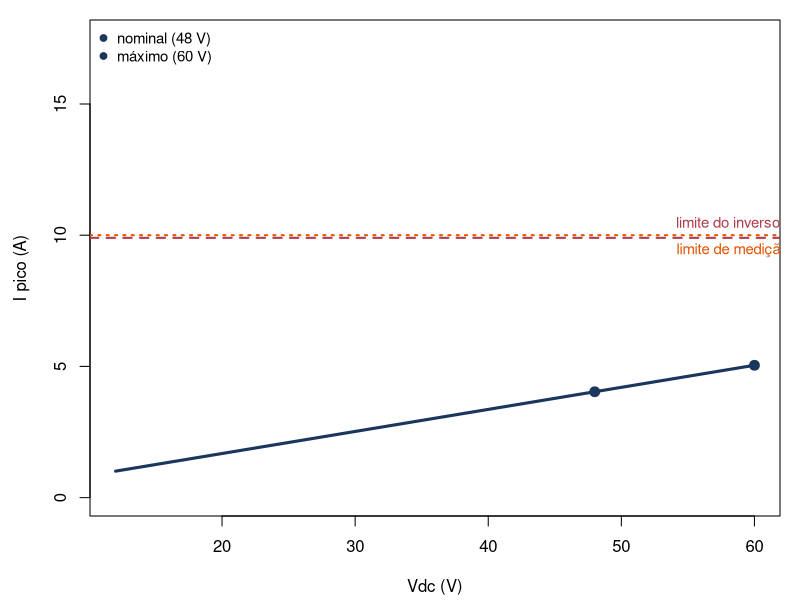
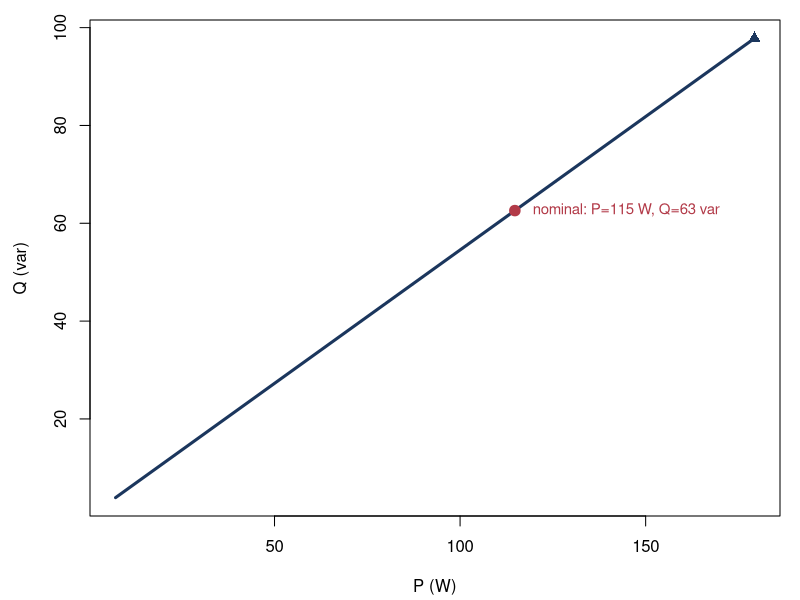
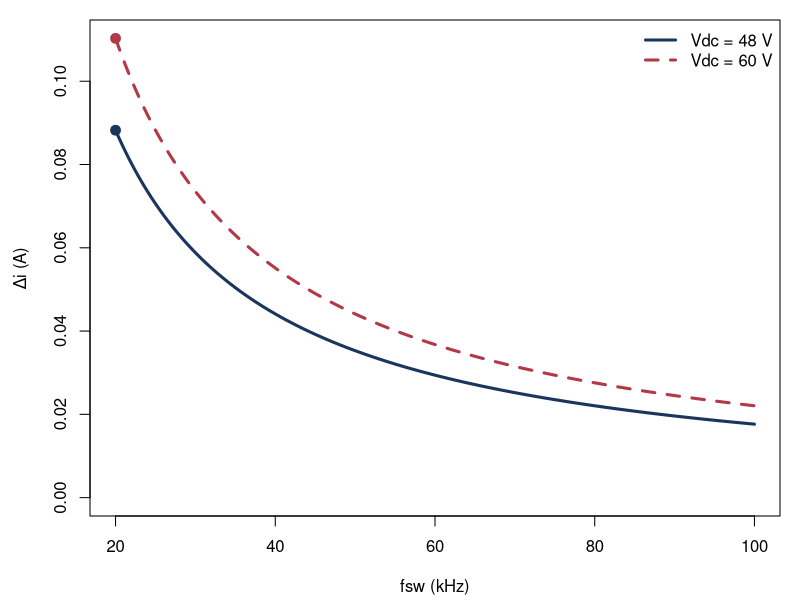
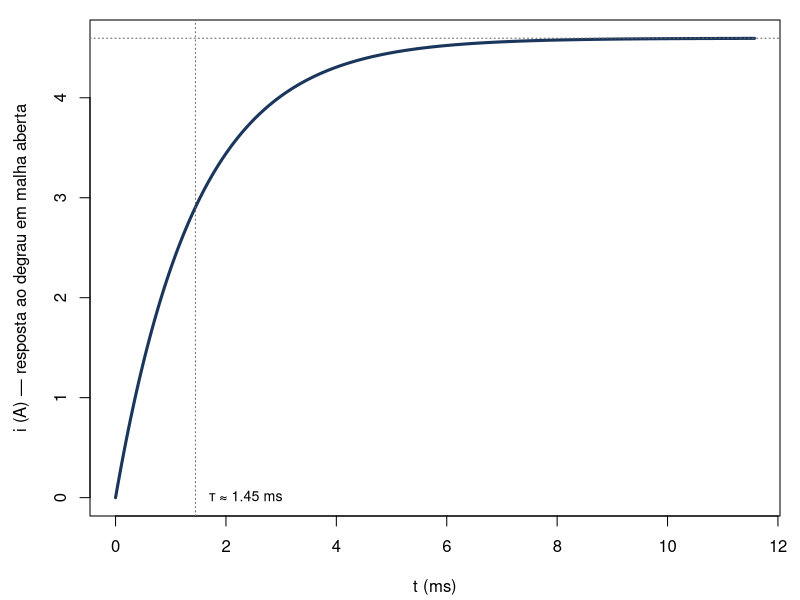

These charts were generated, in order, by the following R code:
## ---- chunk 1
knitr::opts_chunk$set(echo = FALSE)

# Habilita a biblioteca arrows.meta (seta ">=Latex") nos chunks {tikz}
# desta apresentação.
knitr::opts_chunk$set(engine.opts = list(
  extra.preamble = c("\\usetikzlibrary{arrows.meta}")
))

# ---------------------------------------------------------------------
# Parâmetros de entrada — carga RL por fase (ligação estrela) da
# bancada de inversor trifásico do LINCE (Plano de Trabalho IC03). Uma
# única carga, usada tanto para ensaios de controle de corrente quanto
# de potência: o reativo é deliberado, para dar à malha de corrente uma
# dinâmica não trivial (atraso de fase real), em vez de uma planta
# quase puramente resistiva/sem desafio.
# ---------------------------------------------------------------------
R_load <- 4.7        # ohm
L_load <- 6.8e-3      # H
f_rede <- 60          # Hz
w      <- 2 * pi * f_rede

# Limites do módulo inversor BOOSTXL-3PHGANINV (Texas Instruments)
Vdc_min        <- 12          # V
Vdc_max        <- 60          # V
Vdc_nom        <- 48          # V
I_rms_limite   <- 7                       # A rms por fase (datasheet)
I_pico_limite  <- I_rms_limite * sqrt(2)  # A pico (~9,9 A)
I_pico_medicao <- 10                      # A pico, faixa nominal de medição da EVM
I_pico_teorico_shunt <- 16.5              # A pico, faixa teórica do shunt 5 mOhm + INA240

# Parâmetros de modulação
m       <- 0.9
fsw_nom <- 20e3        # Hz

# ---------------------------------------------------------------------
# Modelo da carga por fase: Z = R + jXL
# ---------------------------------------------------------------------
XL       <- w * L_load
Zmag     <- sqrt(R_load^2 + XL^2)
FP       <- R_load / Zmag
phi_rad  <- atan(XL / R_load)
phi_deg  <- phi_rad * 180 / pi
tau_load <- L_load / R_load
f_pole   <- 1 / (2 * pi * tau_load)

# ---------------------------------------------------------------------
# Ponto de operação (SPWM): V_fase,pico = m*Vdc/2
# ---------------------------------------------------------------------
calc_ponto <- function(Vdc, m = 0.9, R = R_load, L = L_load) {
  XL_l  <- w * L
  Z_l   <- sqrt(R^2 + XL_l^2)
  Vf_pico <- m * Vdc / 2
  Vf_rms  <- Vf_pico / sqrt(2)
  Irms  <- Vf_rms / Z_l
  Ipico <- Vf_pico / Z_l
  P <- 3 * Irms^2 * R
  Q <- 3 * Irms^2 * XL_l
  S <- sqrt(P^2 + Q^2)
  data.frame(Vdc = Vdc, XL = XL_l, Z = Z_l, FP = R / Z_l,
             Vf_pico = Vf_pico, Vf_rms = Vf_rms,
             Irms = Irms, Ipico = Ipico, P = P, Q = Q, S = S)
}

pt48 <- calc_ponto(Vdc_nom)
pt60 <- calc_ponto(Vdc_max)

# Fator de extensão da região linear com SVPWM (terceiro harmônico)
fator_svpwm <- 2 / sqrt(3)

# Ripple de corrente: Δi ≈ Vdc / (4 L fsw)
ripple <- function(Vdc, fsw, L = L_load) Vdc / (4 * L * fsw)
di_20k_48V <- ripple(Vdc_nom, fsw_nom)
di_20k_60V <- ripple(Vdc_max, fsw_nom)

# Nível de trip de sobrecorrente (CMPSS): margem de 85% do limite de pico do inversor
trip_level <- 0.85 * I_pico_limite

# Tensão reduzida para início dos ensaios
Vdc_ensaio_reduzido <- 24
## ---- chunk 2
tab_pontos <- rbind(pt48, pt60)
tab_pontos$P_R_fase <- tab_pontos$P / 3
knitr::kable(
  tab_pontos[, c("Vdc","XL","Z","FP","Irms","Ipico","P","Q","S","P_R_fase")],
  digits = 2,
  col.names = c("Vdc (V)","XL (Ω)","|Z| (Ω)","FP","Irms (A)","Ipico (A)",
                "P (W)","Q (var)","S (VA)","P/fase no R (W)")
)
## ---- chunk 3
#| fig-align: center
#| fig-width: 10
#| fig-height: 6
Vdc_seq <- seq(Vdc_min, Vdc_max, length.out = 200)
Ipico_seq <- sapply(Vdc_seq, function(v) calc_ponto(v)$Ipico)

par(mar = c(4.2, 4.5, 1, 1))
plot(Vdc_seq, Ipico_seq, type = "l", lwd = 3, col = "#1B365D",
     xlab = "Vdc (V)", ylab = "I pico (A)",
     ylim = c(0, I_pico_teorico_shunt + 1), xlim = c(Vdc_min, Vdc_max))
abline(h = I_pico_limite, col = "#B23A48", lty = 2, lwd = 2)
abline(h = I_pico_medicao, col = "#E65100", lty = 3, lwd = 2)
points(c(Vdc_nom, Vdc_max), c(pt48$Ipico, pt60$Ipico), pch = 19, cex = 1.3,
       col = "#1B365D")
text(Vdc_max, I_pico_limite, sprintf("limite do inversor (%.1f A)", I_pico_limite),
     pos = 3, col = "#B23A48", cex = 0.9)
text(Vdc_max, I_pico_medicao, sprintf("limite de medição (%.0f A)", I_pico_medicao),
     pos = 1, col = "#E65100", cex = 0.9)
legend("topleft", legend = c("nominal (48 V)", "máximo (60 V)"),
       pch = 19, col = "#1B365D", bty = "n", cex = 0.9)
## ---- chunk 4
#| fig-align: center
#| fig-width: 10
#| fig-height: 6
PQ <- t(sapply(Vdc_seq, function(v) {
  p <- calc_ponto(v); c(P = p$P, Q = p$Q)
}))

par(mar = c(4.2, 4.5, 1, 1))
plot(PQ[, "P"], PQ[, "Q"], type = "l", lwd = 3, col = "#1B365D",
     xlab = "P (W)", ylab = "Q (var)")
points(pt48$P, pt48$Q, pch = 19, cex = 1.4, col = "#B23A48")
text(pt48$P, pt48$Q, sprintf("  nominal: P=%.0f W, Q=%.0f var", pt48$P, pt48$Q),
     pos = 4, col = "#B23A48", cex = 0.9)
points(pt60$P, pt60$Q, pch = 17, cex = 1.2, col = "#1B365D")
## ---- chunk 5
#| fig-align: center
#| fig-width: 10
#| fig-height: 6
fsw_seq <- seq(20e3, 100e3, length.out = 200)
di_48 <- ripple(Vdc_nom, fsw_seq)
di_60 <- ripple(Vdc_max, fsw_seq)

par(mar = c(4.2, 4.5, 1, 1))
plot(fsw_seq/1e3, di_48, type = "l", lwd = 3, col = "#1B365D",
     xlab = "fsw (kHz)", ylab = "Δi (A)", ylim = c(0, max(di_60)))
lines(fsw_seq/1e3, di_60, lwd = 3, col = "#B23A48", lty = 2)
points(fsw_nom/1e3, di_20k_48V, pch = 19, col = "#1B365D", cex = 1.3)
points(fsw_nom/1e3, di_20k_60V, pch = 19, col = "#B23A48", cex = 1.3)
legend("topright", legend = c("Vdc = 48 V", "Vdc = 60 V"), col = c("#1B365D","#B23A48"),
       lwd = 3, lty = c(1,2), bty = "n")
## ---- chunk 6
#| fig-align: center
#| fig-width: 9
#| fig-height: 5
t_seq <- seq(0, 8*tau_load, length.out = 300)
Vstep <- pt48$Vf_pico
i_step <- (Vstep / R_load) * (1 - exp(-t_seq / tau_load))

par(mar = c(4.2, 4.5, 1, 1))
plot(t_seq*1e3, i_step, type = "l", lwd = 3, col = "#1B365D",
     xlab = "t (ms)", ylab = "i (A) — resposta ao degrau em malha aberta")
abline(h = Vstep/R_load, lty = 3, col = "#666666")
abline(v = tau_load*1e3, lty = 3, col = "#666666")
text(tau_load*1e3, 0, sprintf(" τ ≈ %.2f ms", tau_load*1e3), pos = 4, cex = 0.85)
## ---- chunk 7
alt <- function(R, L_mH, label) {
  L <- L_mH * 1e-3
  p <- calc_ponto(Vdc_nom, R = R, L = L)
  data.frame(Carga = label, R = R, L_mH = L_mH, XL = p$XL, Z = p$Z,
             FP = p$FP, Irms = p$Irms, Ipico = p$Ipico)
}

tab_alt <- rbind(
  alt(4.7, 1,   "4,7 Ω + 1 mH (quase sem reativo)"),
  alt(4.7, 10,  "4,7 Ω + 10 mH (menor corrente)"),
  alt(4.7, 6.8, "4,7 Ω + 6,8 mH (escolhida)")
)

knitr::kable(tab_alt, digits = 2,
             col.names = c("Carga","R (Ω)","L (mH)","XL (Ω)","|Z| (Ω)",
                           "FP","Irms (A)","Ipico (A)"))
